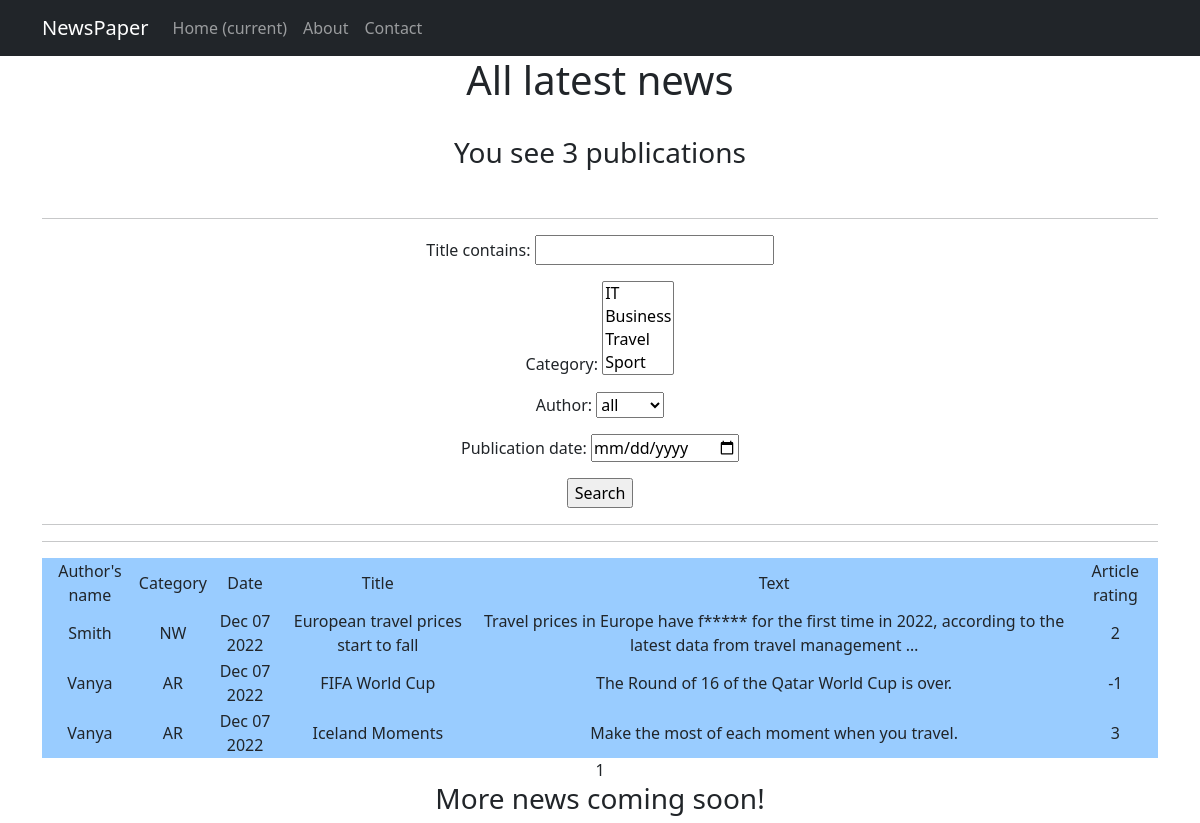
Before: /news/ with the older database file.
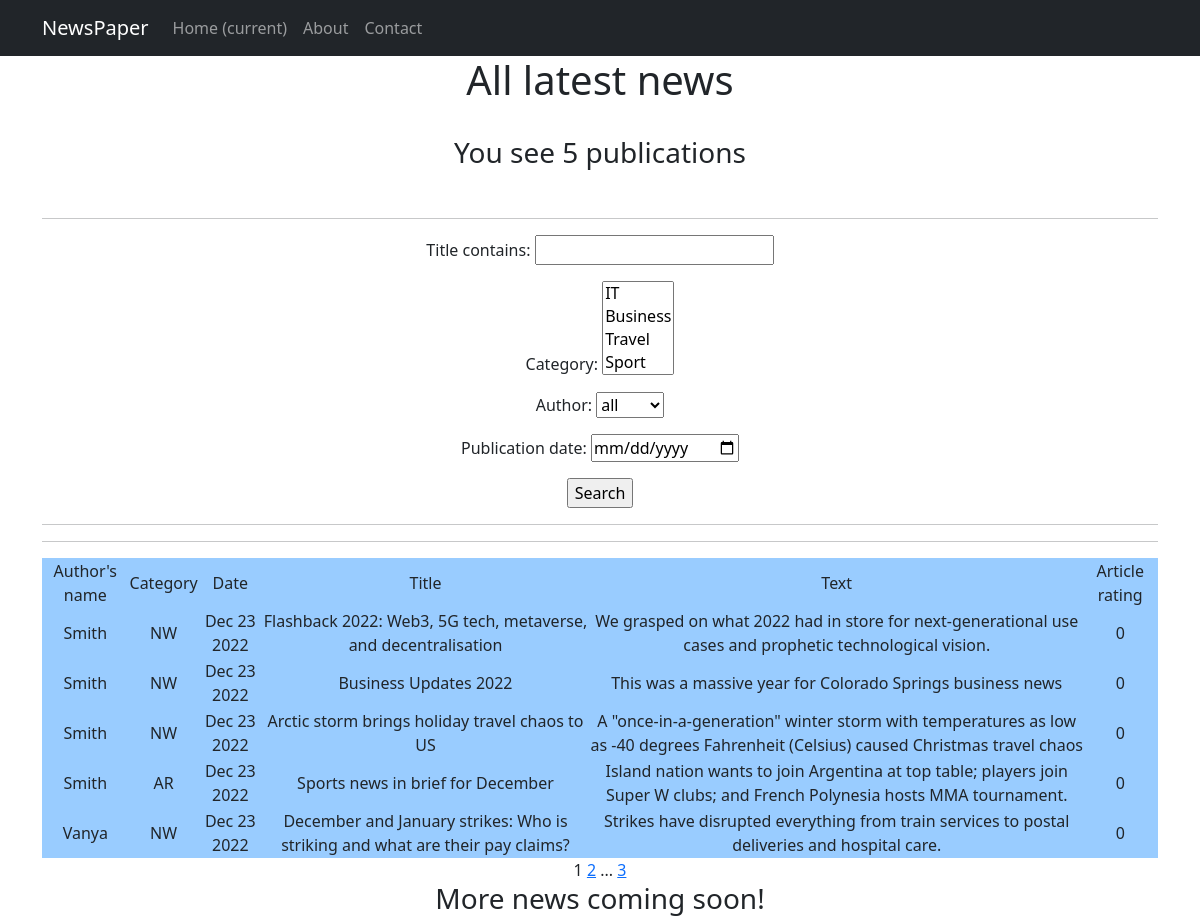
After: the same page with the newer database file.
### newsapp/models.py (models this page shows, shortened)
class Post(models.Model):
    author = models.ForeignKey(Author, on_delete=models.CASCADE)
    NEWS = 'NW'
    ARTICLE = 'AR'
    CATEGORIES = [
        (NEWS, 'Новость'),
        (ARTICLE, 'Статья')
    ]
    options = models.CharField(max_length=2, choices=CATEGORIES, default=NEWS)
    time_in = models.DateTimeField(auto_now_add=True)
    postConnection = models.ManyToManyField(Category, through='PostCategory')
    title = models.CharField(max_length=255)
    text = models.TextField()
    rating = models.IntegerField(default=0)

class Author(models.Model):
    authorUser = models.OneToOneField(User, on_delete=models.CASCADE)
    authorRating = models.IntegerField(default=0)
    def __str__(self):
        return f'{self.authorUser.username}'

### newsapp/views.py (the view)
# urls.py: path('', PostsList.as_view(), name='news'),
class PostsList(ListView):
    model = Post
    ordering = '-time_in'
    template_name = 'news.html'
    context_object_name = 'news'
    paginate_by = 5
    def get_queryset(self):
        queryset = super().get_queryset()
        self.filterset = PostFilter(self.request.GET, queryset)
        return self.filterset.qs
    def get_context_data(self, **kwargs):
        context = super().get_context_data(**kwargs)
        context['filterset'] = self.filterset
        context['new_publication'] = None
        return context

### newsapp/models.py (called while the page is built)
    def __str__(self):
        return f'{self.name}'

### newsapp/templatetags/custom_filters.py (called while the page is built)
@register.filter()
def censor(value):
    words = ['loser', 'fallen', 'duffer']
    if not isinstance(value, str):
        raise TypeError(f"unresolved type '{type(value)}' expected  type 'str'")
    for i in value.split():
        if i.lower() in words:
            value = value.replace(i, f'{i[0]}{"*" * (len(i)-1)}')
    return value

### templates/news.html (shortened to what this page needs)
{% extends 'flatpages/default.html' %}
{% load static %}
{% load custom_filters %}
{% load custom_tags %}
{% block content %}
    <h1>All latest news</h1>
    <br>
    <h3>You see {{ news|length }} publications</h3>
    <br>
    <hr>
    <form action="" method="get">
            {{ filterset.form.as_p }}
            <input type="submit" value="Search" />
    </form>
    <hr>
    <hr>
    {% if news %}
        <table bgcolor="#99CCFF">
            <tr>
                <td>Author's name</td>
                <td>Category</td>
                <td>Date</td>
                <td>Title</td>
                <td>Text</td>
                <td>Article rating</td>
            </tr>
            {% for post in news %}
            <tr>
                <td>{{ post.author }}</td>
                <td>{{ post.options }}</td>
                <td>{{ post.time_in|date:'M d Y' }}</td>
                <td>{{ post.title|censor }}</td>
                <td>{{ post.text|truncatewords:20|censor }} </td>
                <td>{{ post.rating }}</td>
                <td>
                </td>
            </tr>
            {% endfor %}
        </table>
    {% else %}
        <h3>No news today!</h3>
    {% endif %}
   {{ page_obj.number }}
   {% if page_obj.has_next %}
       <a href="?page={{ page_obj.next_page_number }}">{{ page_obj.next_page_number }}</a>
       {% if paginator.num_pages != page_obj.next_page_number %}
           ...
           <a href="?page={{ page_obj.paginator.num_pages }}">{{ page_obj.paginator.num_pages }}</a>
       {% endif %}
   {% endif %}
    <br>
    <h3>{{ new_publication|default_if_none:'More news coming soon!'}}</h3>
{% endblock content %}

### templates/flatpages/default.html (shortened to what this page needs)
<!DOCTYPE html>
{% load static %}
<html lang="en">
    <head>
        <link href="{% static 'css/styles.css' %}" rel="stylesheet" />
    </head>
    <body>
        <nav class="navbar navbar-expand-lg navbar-dark bg-dark static-top">
            <div class="container">
                <a class="navbar-brand" href="#">NewsPaper</a>
                <div class="collapse navbar-collapse" id="navbarResponsive">
                    <ul class="navbar-nav ml-auto">
                        <li class="nav-item active">
                            <a class="nav-link" href="#">Home
                                <span class="sr-only">(current)</span>
                            </a>
                        </li>
                        <li class="nav-item">
                            <a class="nav-link" href="/about/">About</a>
                        </li>
                        <li class="nav-item">
                            <a class="nav-link" href="/contacts/">Contact</a>
                        </li>
                    </ul>
                </div>
            </div>
        </nav>
        <div class="container">
            <div class="row">
                <div class="col-lg-12 text-center">
                    {% block content %}{% endblock content %}
                </div>
            </div>
        </div>
    </body>
</html>

Changed rows visible on the page:
no longer on this page (row unchanged): Post: author "Smith", options "NW", time_in "Dec 07 2022", title|censor "European travel prices start to fall", text|censor "Travel prices in Europe have f***** for the first time in 2022, according to the latest data from travel management …", rating "2"
no longer on this page (row unchanged): Post: author "Vanya", options "AR", time_in "Dec 07 2022", title|censor "FIFA World Cup", text|censor "The Round of 16 of the Qatar World Cup is over.", rating "-1"
no longer on this page (row unchanged): Post: author "Vanya", options "AR", time_in "Dec 07 2022", title|censor "Iceland Moments", text|censor "Make the most of each moment when you travel.", rating "3"
added Post: author "Smith", options "NW", time_in "Dec 23 2022", title|censor "Flashback 2022: Web3, 5G tech, metaverse, and decentralisation", text|censor "We grasped on what 2022 had in store for next-generational use cases and prophetic technological vision.", rating "0"
added Post: author "Smith", options "NW", time_in "Dec 23 2022", title|censor "Business Updates 2022", text|censor "This was a massive year for Colorado Springs business news", rating "0"
added Post: author "Smith", options "NW", time_in "Dec 23 2022", title|censor "Arctic storm brings holiday travel chaos to US", text|censor "A \"once-in-a-generation\" winter storm with temperatures as low as -40 degrees Fahrenheit (Celsius) caused Christmas travel chaos", rating "0"
added Post: author "Smith", options "AR", time_in "Dec 23 2022", title|censor "Sports news in brief for December", text|censor "Island nation wants to join Argentina at top table; players join Super W clubs; and French Polynesia hosts MMA tournament.", rating "0"
added Post: author "Vanya", options "NW", time_in "Dec 23 2022", title|censor "December and January strikes: Who is striking and what are their pay claims?", text|censor "Strikes have disrupted everything from train services to postal deliveries and hospital care.", rating "0"
Other visible differences:
{{ news|length }}: "3" → "5"
{{ page_obj.next_page_number }}: (not shown) → "2"
{{ page_obj.paginator.num_pages }}: (not shown) → "3"
